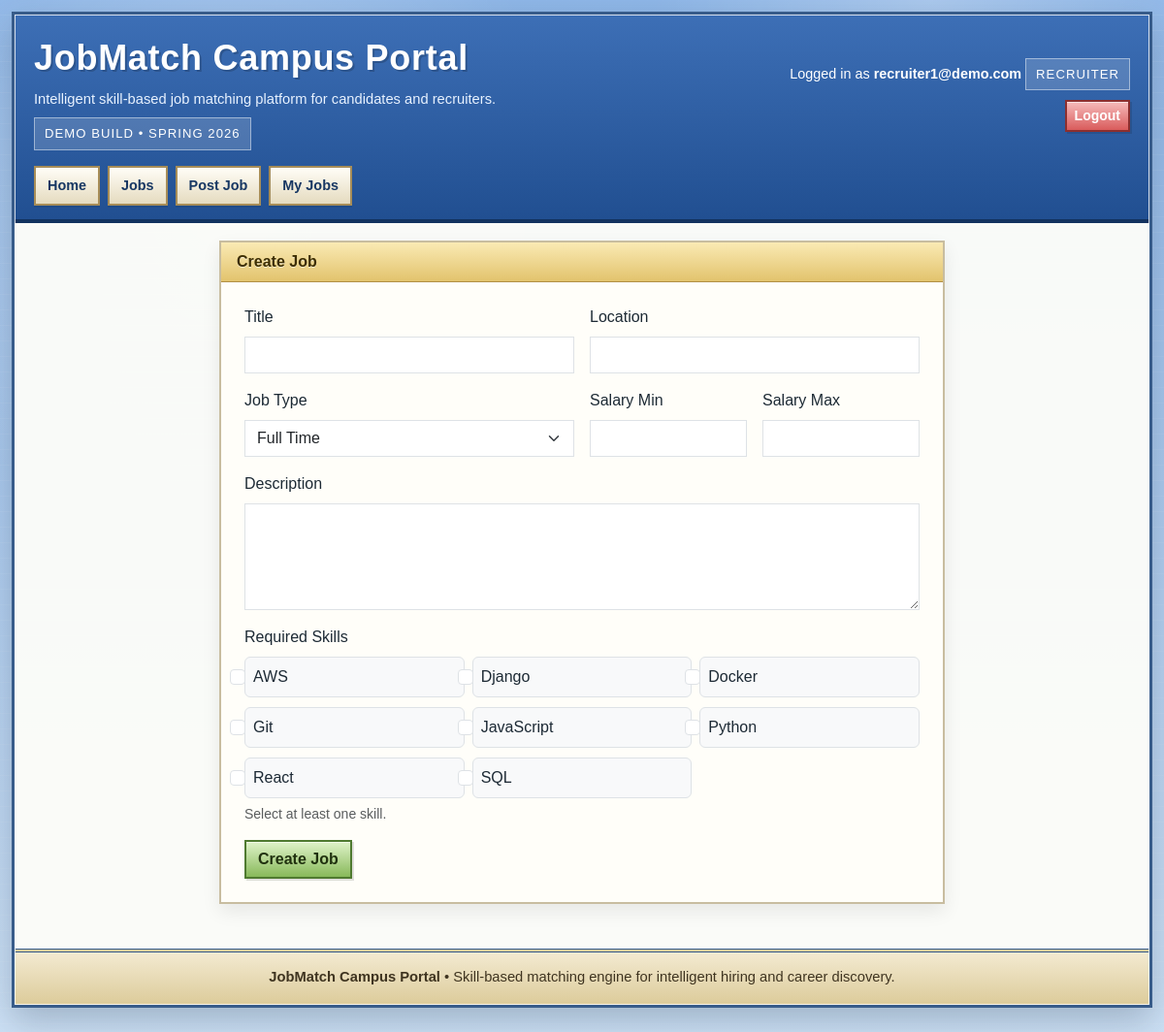
Screenshot of /jobs/create/ (signed in) with the database file from the repository.
### accounts/models.py (models this page shows, shortened)
class User(AbstractBaseUser, PermissionsMixin):
    email = models.EmailField(unique=True)
    is_active = models.BooleanField(default=True)
    is_staff = models.BooleanField(default=False)
    objects = UserManager()
    USERNAME_FIELD = "email"
    REQUIRED_FIELDS = []

### core/models.py (models this page shows, shortened)
class Skill(models.Model):
    name = models.CharField(max_length = 100, unique=True)

### jobs/views.py (the view, shortened to what this page needs)
# urls.py: path("jobs/create/", views.create_job, name="create_job"),
@login_required
@recruiter_required
def create_job(request):
    recruiter = request.recruiter_profile
    skills = Skill.objects.order_by("name")
    return render(request, "jobs/create_job.html", {"skills": skills})

### accounts/context_processors.py (called while the page is built)
def current_user_role(request):
    role = None
    if request.user.is_authenticated:
        if RecruiterProfile.objects.filter(user=request.user).exists():
            role = "recruiter"
        elif CandidateProfile.objects.filter(user=request.user).exists():
            role = "candidate"
    return {"current_user_role": role}

### jobs/templates/jobs/create_job.html (shortened to what this page needs)
{% extends "base.html" %}
{% block content %}
<div class="row justify-content-center">
    <div class="col-lg-8">
        <div class="panel">
            <div class="panel-header px-3 py-2">Create Job</div>
            <div class="card-body p-4">
                <form method="POST">
                    <div class="row g-3">
                        <div class="col-md-6">
                            <label class="form-label">Title</label>
                            <input type="text" name="title" class="form-control" required>
                        </div>
                        <div class="col-md-6">
                            <label class="form-label">Location</label>
                            <input type="text" name="location" class="form-control" required>
                        </div>
                        <div class="col-md-6">
                            <label class="form-label">Job Type</label>
                            <select name="job_type" class="form-select">
                                <option value="full_time">Full Time</option>
                            </select>
                        </div>
                        <div class="col-md-3">
                            <label class="form-label">Salary Min</label>
                            <input type="number" min="0" name="salary_min" class="form-control">
                        </div>
                        <div class="col-md-3">
                            <label class="form-label">Salary Max</label>
                            <input type="number" min="0" name="salary_max" class="form-control">
                        </div>
                        <div class="col-12">
                            <label class="form-label">Description</label>
                            <textarea name="description" rows="4" class="form-control" required></textarea>
                        </div>
                        <div class="col-12">
                            <label class="form-label">Required Skills</label>
                            <div class="row g-2">
                                {% for skill in skills %}
                                    <div class="col-6 col-md-4">
                                        <div class="form-check border rounded p-2 bg-light">
                                            <input class="form-check-input" type="checkbox" name="skill_ids" value="{{ skill.id }}" id="skill_{{ skill.id }}">
                                            <label class="form-check-label" for="skill_{{ skill.id }}">
                                                {{ skill.name }}
                                            </label>
                                        </div>
                                    </div>
                                {% endfor %}
                            </div>
                            <small class="text-muted d-block mt-1">Select at least one skill.</small>
                        </div>
                    </div>
                    <button class="btn btn-success mt-3" type="submit">Create Job</button>
                </form>
            </div>
        </div>
    </div>
</div>
{% endblock %}

### templates/base.html (shortened to what this page needs)
<!doctype html>
<html lang="en">
<head>
    <link href="https://cdn.jsdelivr.net/npm/bootstrap@5.3.3/dist/css/bootstrap.min.css" rel="stylesheet">
</head>
<body>
    <div class="site-shell">
        <header class="masthead">
            <div class="brand-row">
                <div>
                    <div class="brand-title">JobMatch Campus Portal</div>
                    <div class="brand-tagline">Intelligent skill-based job matching platform for candidates and recruiters.</div>
                    <div class="status-chip">Demo build • Spring 2026</div>
                </div>
                <div class="masthead-tools">
                    {% if user.is_authenticated %}
                        Logged in as <strong>{{ user.email }}</strong>
                        {% if current_user_role %}
                            <div class="status-chip" style="margin-top: 8px;">{{ current_user_role|upper }}</div>
                        {% endif %}
                    {% else %}
                        Guest access enabled
                    {% endif %}
                    <div class="toolbar">
                        {% if user.is_authenticated %}
                            <a href="{% url 'logout' %}" class="btn btn-danger btn-sm">Logout</a>
                        {% else %}
                            <a href="{% url 'login' %}" class="btn btn-primary btn-sm">Login</a>
                            <a href="{% url 'register' %}" class="btn btn-info btn-sm">Register</a>
                        {% endif %}
                    </div>
                </div>
            </div>
            <nav class="top-nav" aria-label="Primary">
                <a href="{% url 'home' %}">Home</a>
                <a href="{% url 'job_list' %}">Jobs</a>
                {% if user.is_authenticated %}
                    {% if current_user_role == 'candidate' %}
                        <a href="{% url 'candidate_skills' %}">My Skills</a>
                        <a href="{% url 'applied_jobs' %}">Applied Jobs</a>
                    {% elif current_user_role == 'recruiter' %}
                        <a href="{% url 'create_job' %}">Post Job</a>
                        <a href="{% url 'recruiter_jobs' %}">My Jobs</a>
                    {% endif %}
                {% else %}
                    <a href="{% url 'register_candidate' %}">Candidate Sign-up</a>
                    <a href="{% url 'register_recruiter' %}">Recruiter Sign-up</a>
                {% endif %}
            </nav>
        </header>
        <main class="content-wrap">
            {% block content %}{% endblock %}
        </main>
        <footer>
            <strong>JobMatch Campus Portal</strong> • Skill-based matching engine for intelligent hiring and career discovery.
        </footer>
    </div>
</body>
</html>

### templates/base.html (style rules this page uses)
:root { --ink: #1d2a35; --navy: #204a87; --sky: #d7e7ff; --panel: #fffdf5; --panel-edge: #c8bda0; --accent: #f4b400; --accent-2: #d94f4f; --shadow: rgba(27, 44, 61, 0.25); }
* { box-sizing: border-box; }
body { margin: 0; font-family: Verdana, Arial, Helvetica, sans-serif; color: var(--ink); background: radial-gradient(circle at 20% 20%, rgba(255,255,255,0.35), transparent 28%), radial-gradient(circle at 80% 0%, rgba(255,255,255,0.25), transparent 20%), linear-gradient(180deg, #8fb7e8 0%, #cde1f6 100%); background-attachment: fixed; line-height: 1.5; }
body::before { content: ""; position: fixed; inset: 0; pointer-events: none; background-image: linear-gradient(transparent 0 96%, rgba(255,255,255,0.18) 96% 100%); background-size: 100% 16px; opacity: 0.35; }
a { color: #214f91; }
.site-shell { width: min(1180px, calc(100% - 24px)); margin: 12px auto 28px; border: 3px solid #385c8a; background: rgba(252, 252, 248, 0.96); box-shadow: 0 14px 34px var(--shadow); position: relative; }
.site-shell::before { content: ""; position: absolute; inset: 0; pointer-events: none; border: 1px solid rgba(255,255,255,0.8); }
.masthead { padding: 18px 20px 14px; background: linear-gradient(180deg, #3d6fb6 0%, #214f91 100%); color: #fff; border-bottom: 4px solid #12325f; }
.brand-row { display: flex; justify-content: space-between; gap: 16px; align-items: center; flex-wrap: wrap; }
.brand-title { font-size: clamp(1.8rem, 3vw, 2.8rem); font-weight: 800; letter-spacing: 0.02em; text-shadow: 2px 2px 0 rgba(0,0,0,0.18); }
.brand-tagline { margin-top: 4px; font-size: 0.92rem; color: #e8f2ff; }
.status-chip { display: inline-block; padding: 6px 10px; margin-top: 8px; border: 1px solid rgba(255,255,255,0.45); background: rgba(255,255,255,0.16); font-size: 0.82rem; text-transform: uppercase; letter-spacing: 0.08em; }
.top-nav { display: flex; flex-wrap: wrap; gap: 8px; margin-top: 16px; }
.top-nav a { text-decoration: none; color: #173763; background: linear-gradient(180deg, #fffdf7, #e5dbbf); border: 2px solid #a78d58; padding: 8px 12px; font-size: 0.9rem; font-weight: 700; box-shadow: inset 0 1px 0 #fff, 0 2px 0 rgba(0,0,0,0.08); }
.masthead-tools { text-align: right; font-size: 0.9rem; }
.toolbar { display: flex; gap: 8px; justify-content: flex-end; flex-wrap: wrap; margin-top: 10px; }
.btn, .btn-primary, .btn-success, .btn-warning, .btn-danger, .btn-info, .btn-outline-secondary, .btn-outline-primary, .btn-outline-success, .btn-outline-danger { border-radius: 0 !important; border-width: 2px !important; font-weight: 700 !important; box-shadow: inset 0 1px 0 rgba(255,255,255,0.55), 2px 2px 0 rgba(0,0,0,0.12); text-transform: none; }
.btn-primary, .btn-success, .btn-warning, .btn-danger, .btn-info { color: #fff !important; }
.btn-success { background: linear-gradient(180deg, #dff3c9, #88b95a); border-color: #4f7a30 !important; color: #20310f !important; }
.btn-danger { background: linear-gradient(180deg, #f6bbbb, #d95c5c); border-color: #8c2f2f !important; }
.content-wrap { padding: 18px 18px 28px; }
.panel { background: var(--panel); border: 2px solid var(--panel-edge); box-shadow: inset 0 1px 0 #fff, 0 8px 18px rgba(0,0,0,0.08); margin-bottom: 18px; }
.panel-header, .card-header { background: linear-gradient(180deg, #faeab4, #e2c36d); color: #3d2e00 !important; border-bottom: 1px solid #b18f45; font-weight: 800 !important; text-shadow: 0 1px 0 rgba(255,255,255,0.6); }
.card, .list-group-item, .table, .form-control, .form-select, textarea, input[type="text"], input[type="email"], input[type="password"], input[type="number"], select { border-radius: 0 !important; }
.card-body { background: #fffef9; }
footer { padding: 14px 18px 18px; border-top: 4px double #385c8a; background: linear-gradient(180deg, #f3ead1, #dccb9a); color: #3f3420; font-size: 0.92rem; text-align: center; }

### rows the page displays
User: email "recruiter1@demo.com"
Skill: name "AWS"
Skill: name "Django"
Skill: name "Docker"
Skill: name "Git"
Skill: name "JavaScript"
Skill: name "Python"
Skill: name "React"
Skill: name "SQL"

### other values shown
{{ current_user_role|upper }} "RECRUITER"
